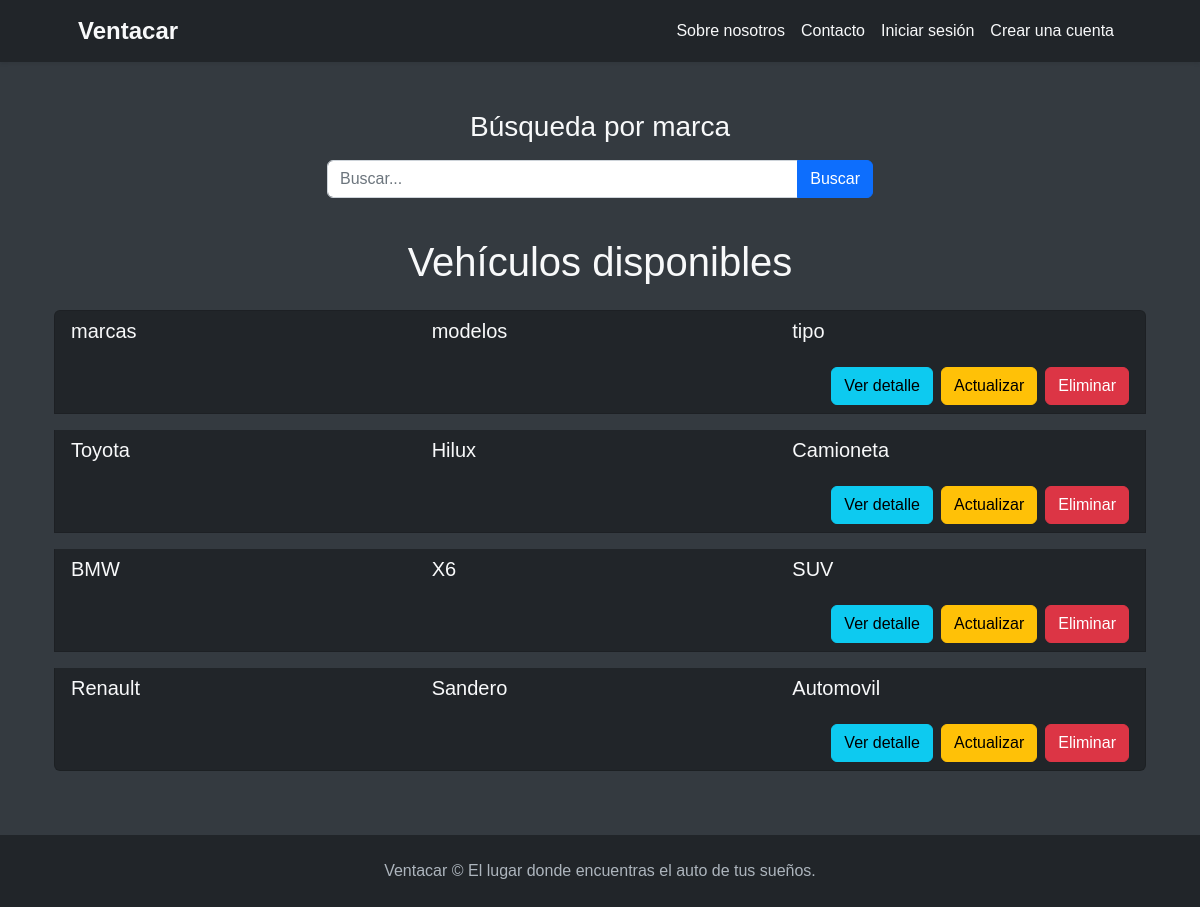
Page /vehiculos/lista/vehiculos on the earlier database version.
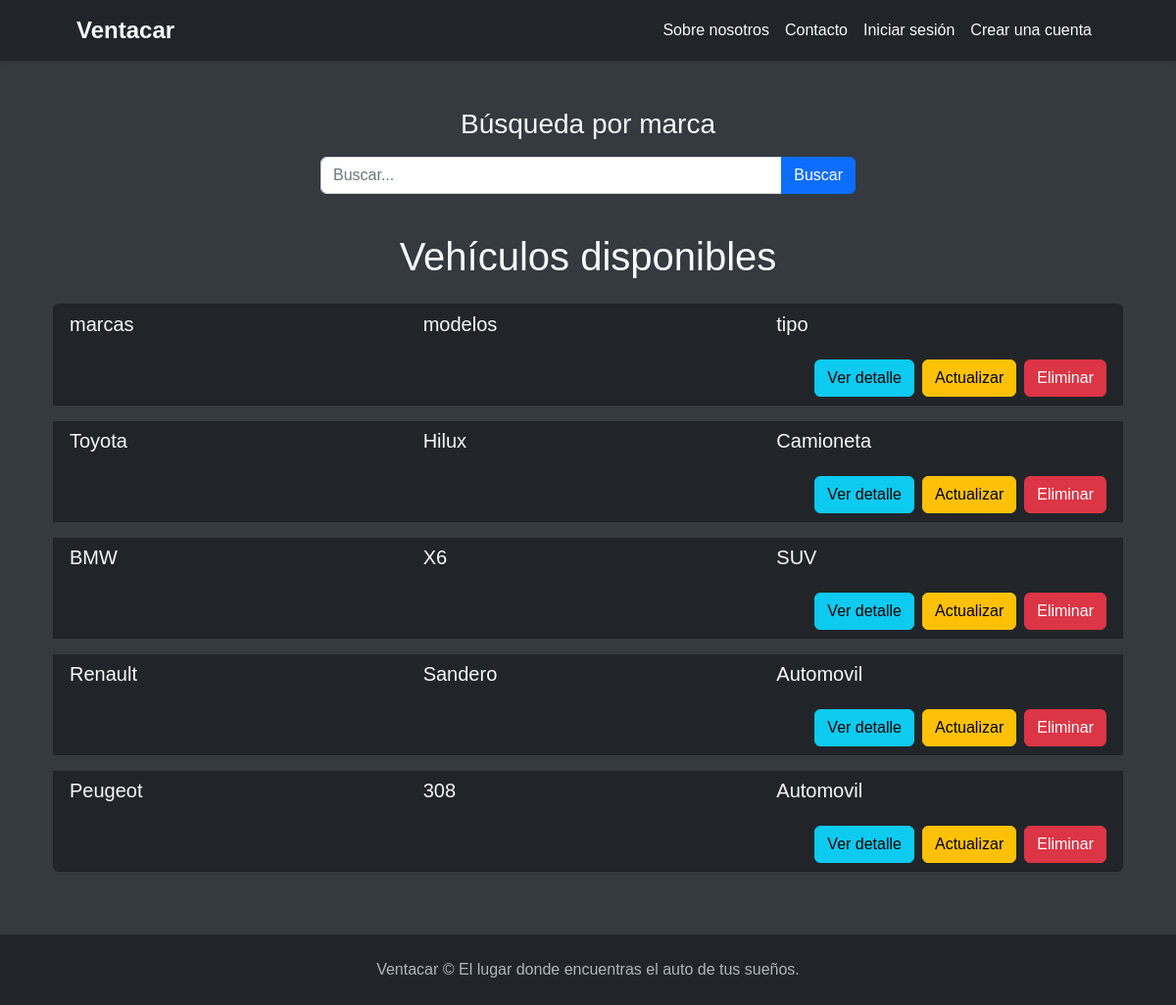
Same page on the later database version.
### vehiculos/models.py (models this page shows, shortened)
class Ver_vehiculos(models.Model):
    tipo = models.CharField(max_length=50)
    modelos = models.CharField(max_length=50)
    marcas = models.CharField(max_length=50)
    valor_dolares = models.DecimalField(max_digits=10, decimal_places=2, null = True)
    descripcion = models.TextField(max_length=400, null=True)
    fecha_creacion = models.DateTimeField(auto_now_add=True, null=True, editable=False)
    fecha_actualizacion = models.DateTimeField(auto_now=True, null=True, editable=False)
    contacto_nombre = models.CharField(max_length=50, null=True, blank=True)
    contacto_email = models.EmailField(max_length=254, null=True, blank=True)
    contacto_telefono = models.CharField(max_length=20, null=True, blank=True)
    class Meta:
        verbose_name = "Ver Vehículo"
        verbose_name_plural = "Ver Vehículos"

### vehiculos/views.py (the view)
# urls.py: path("lista/vehiculos", Ver_vehiculosList.as_view(), name = "lista_vehiculos"),
class Ver_vehiculosList(ListView):
    model = Ver_vehiculos
    context_object_name = "vehiculos"
    template_name = "vehiculos/lista_vehiculos.html"
    def get_queryset(self) -> QuerySet[Any]:
        queryset = super().get_queryset()
        busqueda = self.request.GET.get("busqueda")
        if busqueda:
            queryset = Ver_vehiculos.objects.filter(marcas__icontains=busqueda)
        return queryset

### vehiculos/templates/vehiculos/lista_vehiculos.html (shortened to what this page needs)
{% extends 'core/base.html' %}
{% block content %}
<div class="container mt-5">
    <div class="row mb-4">
        <div class="col-md-12">
            <h3 class="text-center text-light mb-3">Búsqueda por marca</h3>
            <form class="form-inline d-flex justify-content-center" action="{% url 'vehiculos:lista_vehiculos' %}" method="get">
                <div class="input-group mb-3 w-50">
                    <input type="text" class="form-control" name="busqueda" placeholder="Buscar..." aria-label="Buscar">
                    <button class="btn btn-primary" type="submit">Buscar</button>
                </div>
            </form>
        </div>
    </div>
    <div class="row">
        <div class="col-md-12">
            <h1 class="text-center text-light mb-4">Vehículos disponibles</h1>
            <ul class="list-group">
                {% for vehiculo in vehiculos %}
                <li class="list-group-item bg-dark text-light mb-3">
                    <div class="row align-items-center">
                        <div class="col-md-4">
                            <p class="h5">{{ vehiculo.marcas }}</p>
                        </div>
                        <div class="col-md-4">
                            <p class="h5">{{ vehiculo.modelos }}</p>
                        </div>
                        <div class="col-md-4">
                            <p class="h5">{{ vehiculo.tipo }}</p>
                        </div>
                    </div>
                    <div class="d-flex justify-content-end mt-3">
                        <a href="{% url 'vehiculos:detalle_vehiculo' vehiculo.id %}" class="btn btn-info me-2">Ver detalle</a>
                        <a href="{% url 'vehiculos:editar_vehiculo' vehiculo.id %}" class="btn btn-warning me-2">Actualizar</a>
                        <a href="{% url 'vehiculos:eliminar_vehiculo' vehiculo.id %}" class="btn btn-danger">Eliminar</a>
                    </div>
                </li>
                {% endfor %}
            </ul>
        </div>
    </div>
</div>
{% endblock content %}

### core/templates/core/base.html (shortened to what this page needs)
{% load static %}
<!DOCTYPE html>
<html lang="es">
<head>
    <link href="https://cdn.jsdelivr.net/npm/bootstrap@5.2.3/dist/css/bootstrap.min.css" rel="stylesheet">
    <link href="{% static 'core/css/styles.css' %}" rel="stylesheet">
</head>
<body>
    <nav class="navbar navbar-expand-lg navbar-dark bg-dark shadow-sm">
        <div class="container px-5">
            <a class="navbar-brand" href="{% url 'core:index' %}">Ventacar</a>
            <div class="collapse navbar-collapse" id="navbarSupportedContent">
                <ul class="navbar-nav ms-auto mb-2 mb-lg-0">
                    {% if user.is_authenticated %}
                        <li class="nav-item"><a class="nav-link active" aria-current="page" href="{% url 'vehiculos:index' %}">Inicio</a></li>
                        <li class="nav-item"><a class="nav-link" href="{% url 'core:about_me' %}">Sobre nosotros</a></li>
                        <li class="nav-item"><a class="nav-link" href="#">Contacto</a></li>
                        <li class="nav-item">
                            <span class="badge bg-success nav-link">{{ user.username }}</span>
                        </li>
                        <li class="nav-item">
                            <form action="{% url 'core:logout' %}" method="post" class="d-inline">
                                {% csrf_token %}
                                <button type="submit" class="btn btn-custom btn-sm">Cerrar sesión</button>
                            </form>
                        </li>
                    {% else %}
                        <li class="nav-item"><a class="nav-link" href="{% url 'core:about_me' %}">Sobre nosotros</a></li>
                        <li class="nav-item"><a class="nav-link" href="#">Contacto</a></li>
                        <li class="nav-item"><a class="nav-link" href="{% url 'core:login' %}">Iniciar sesión</a></li>
                        <li class="nav-item"><a class="nav-link" href="{% url 'core:register' %}">Crear una cuenta</a></li>
                    {% endif %}
                </ul>
            </div>
        </div>
    </nav>
    <main class="container my-5">
        {% block content %}
        {% endblock content %}
    </main>
    <footer class="py-4 bg-dark mt-auto">
        <div class="container px-4 px-lg-5 text-center">
            <p class="m-0 footer-text">Ventacar &copy; El lugar donde encuentras el auto de tus sueños.</p>
        </div>
    </footer>
</body>
</html>

### core/templates/core/base.html (style rules this page uses)
body { font-family: 'Arial', sans-serif; background-color: #343a40; color: #f8f9fa; }
.navbar-brand { font-size: 1.5rem; font-weight: bold; color: #f8f9fa !important; }
.nav-link { font-size: 1rem; color: #f8f9fa !important; }
.footer-text { color: #adb5bd; }

Differences in the rows shown:
added Ver_vehiculos: marcas "Peugeot", modelos "308", tipo "Automovil"
